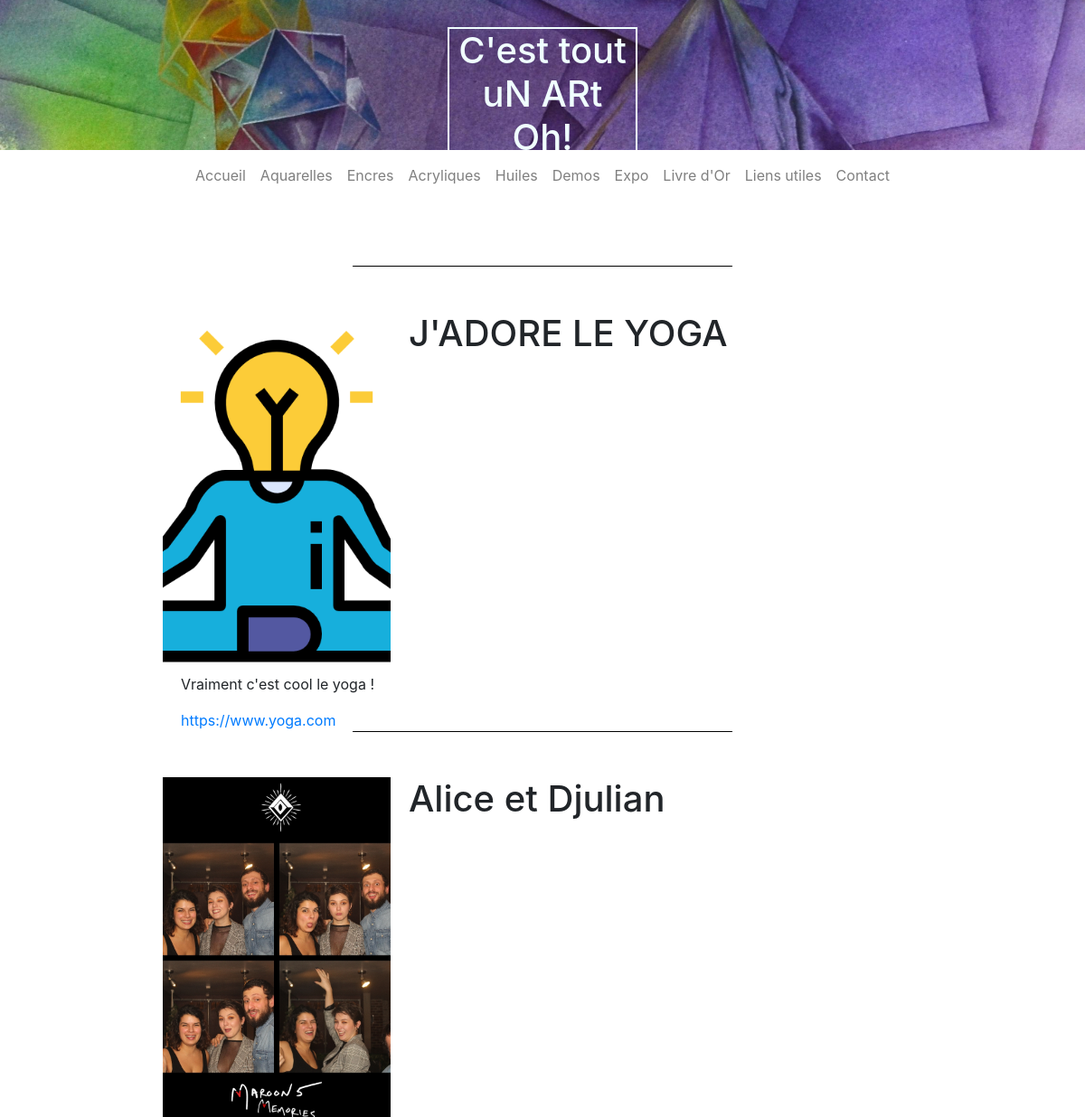
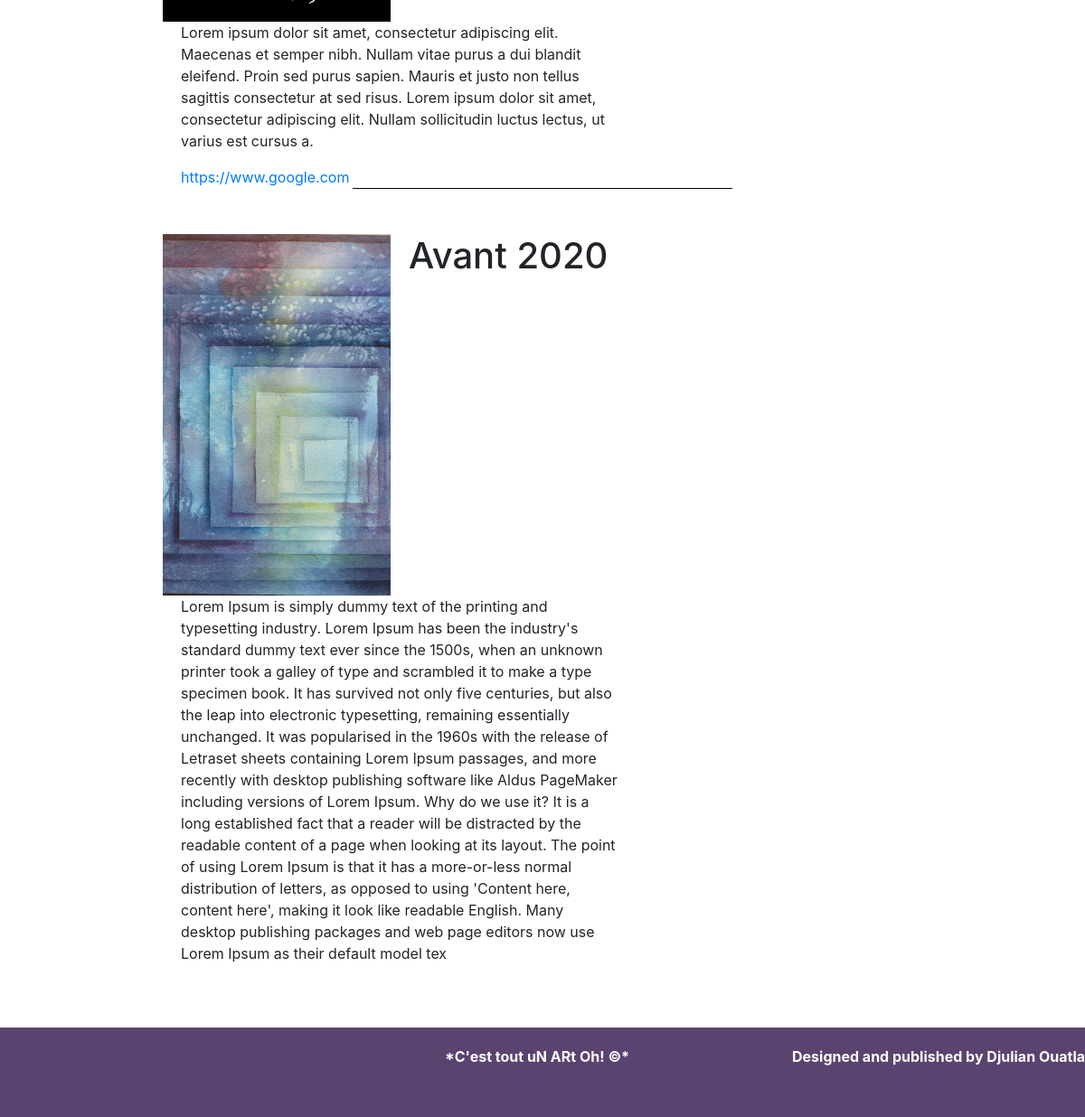
Page /expo/ on the committed database (2 pictures, top to bottom).
### expo/models.py (models this page shows, shortened)
class ExpoModel (models.Model):
    name = models.CharField(max_length=255)
    photo = models.ImageField(upload_to='expo')
    title = models.CharField(max_length=255)
    desc = models.CharField(max_length=1000)
    date = models.DateField(editable=True, db_index=True)
    link = models.CharField(max_length=200, blank=True)

### expo/views.py (the view)
# urls.py: path('expo/', renderExpo)
def renderExpo(request):
    expos = ExpoModel.objects.all()
    return(render(request, 'expo.html', {'expos':expos}))

### templates/expo.html
{% extends 'index.html' %}
{% load static %}
{% block content %}
<link rel="stylesheet" href="{% static 'style/expo.css' %}">
<div class="expo-container-main">
    <div class="linebreak"><br></div>
    {% for expo in expos %}
        <div class="expo-main">
            <img src="/static/srcs/{{expo.photo.name}}" alt="">
            <h1>{{expo.title}}</h1><br>
            <p>{{expo.desc}}</p>
            <a href="{{expo.link}}" id="expo-link">{{expo.link}}</a>
        </div>
        {% if not forloop.last%}
            <div class="linebreak"><br></div>
        {% endif %}
    {% endfor %}
</div>
{% endblock %}

### templates/index.html (shortened to what this page needs)
{% load static %}
<!doctype html>
<html lang="fr">
<head>
	<link rel="stylesheet" href="https://stackpath.bootstrapcdn.com/bootstrap/4.4.1/css/bootstrap.min.css">
	<link rel="stylesheet" href="{% static 'style/style.css' %}">
</head>
<body>
	<div class="backgroud-top">
		<img id="backgroud-gemme" src="{% static 'srcs/background.JPG' %}" class="" alt="gemme paint">
		<h1 id="background-header"><a href="/">C'est tout uN ARt Oh!</a></h1>
    </div>
	<nav class="navbar navbar-expand-lg navbar-light", id="navbar">
		<div class="collapse navbar-collapse justify-content-center" id="navbarNav">
		  <ul class="navbar-nav">
			<li class="nav-item">
			  <a class="nav-link" href="/">Accueil</a>
			</li>
			<li class="nav-item">
			  <a class="nav-link" href="/aquarelles">Aquarelles</a>
			</li>
			<li class="nav-item">
				<a class="nav-link" href="/encres">Encres</a>
			  </li>
			<li class="nav-item">
			  <a class="nav-link" href="/acryliques">Acryliques</a>
			</li>
			<li class="nav-item">
				<a class="nav-link" href="/huiles">Huiles</a>
			  </li>
			<li class="nav-item">
				<a class="nav-link" href="/demos">Demos</a>
			  </li>
			<li class="nav-item">
			  <a class="nav-link" href="/expo/">Expo</a>
			</li>
			<li class="nav-item">
			  <a class="nav-link" href="/guestbook/">Livre d'Or</a>
			</li>
			<li class="nav-item">
			  <a class="nav-link" href="#">Liens utiles</a>
			</li>
			<li class="nav-item">
			  <a class="nav-link" href="#">Contact</a>
			</li>
		  </ul>
		</div>
	</nav>
	{% block content %}
	{% endblock %}
	<br>
	<div style="clear: both;width:100%;height:3px;"></div>
	<footer class="footer">
		<p id="copyright">*C'est tout uN ARt Oh! &copy*</p>
		<p id="copyright-djulian">Designed and published by Djulian Ouatla</p>
	</footer>
</body>
</html>

### templates/style/style.css (style rules this page uses)
* { margin:0; padding:0; box-sizing:border-box; }
body { margin-left: 0px; margin-right: 0px; }
.backgroud-top { height: 11%; width: 100%; position: relative; text-align: center; }
#backgroud-gemme { object-fit: cover; object-position: 0% 60%; height: 10.4rem; width: 100%; }
#background-header { position: absolute; top: 30px; left: 50%; transform: translate(-50%,0); border-style: solid; border-width: 2px; word-break: normal; width: 210px; color: azure; }
#background-header a { text-decoration: none; color: azure; }
.navbar { background-color: white; }
.footer { margin-top: 50px; display: block; width: 100%; height: 100px; background-color: #5A436F; border-top: solid 1px white; }
.footer p { padding-top: 20px; }
#copyright { color: white; font-weight: 700; float: left; text-align:right; width:58%; }
#copyright-djulian { color: white; font-weight: 700; float: left; text-align:right; width:42%; }

### templates/style/expo.css (style rules this page uses)
.expo-container-main { width: 70%; height: 800px; margin-left: 15%; margin-top: 3em; }
@media only screen and (min-width: 764px) { .expo-main { width: 100%; height: 50%; margin-top: 20px; } }
@media only screen and (min-width: 764px) { .expo-main img { position: relative; float: left; object-fit: cover; object-position: 50% -20%; width: 30%; height: 100%; } }
@media only screen and (min-width: 764px) { .expo-main h1 { position: relative; float: left; padding-left: 20px; width: 60%; } }
@media only screen and (min-width: 764px) { .expo-main p { width: 60%; position: relative; float: left; padding-left: 20px; } }
@media only screen and (min-width: 764px) { .linebreak { border-bottom: 1px solid black; width: 50%; margin-left: 25%; margin-top: 20px; margin-bottom: 50px; } }
@media only screen and (min-width: 764px) { .expo-main a { width: 75%; position: relative; float: left; padding-left: 20px; } }

### rows in the picture
ExpoModel: photo.name (picture), title "J'ADORE LE YOGA", desc "Vraiment c'est cool le yoga !", link "https://www.yoga.com"
ExpoModel: photo.name (picture), title "Alice et Djulian", desc "Lorem ipsum dolor sit amet, consectetur adipiscing elit. Maecenas et semper nibh. Nullam vitae purus a dui blandit eleifend. Proin sed purus sapien. Mauris et justo non tellus sagittis consectetur at sed risus. Lorem ipsum dolor sit amet, consectetur adipiscing elit. Nullam sollicitudin luctus lectus, ut varius est cursus a.", link "https://www.google.com"
ExpoModel: photo.name (picture), title "Avant 2020", desc "Lorem Ipsum is simply dummy text of the printing and typesetting industry. Lorem Ipsum has been the industry's standard dummy text ever since the 1500s, when an unknown printer took a galley of type and scrambled it to make a type specimen book. It has survived not only five centuries, but also the leap into electronic typesetting, remaining essentially unchanged. It was popularised in the 1960s with the release of Letraset sheets containing Lorem Ipsum passages, and more recently with desktop publishing software like Aldus PageMaker including versions of Lorem Ipsum. Why do we use it? It is a long established fact that a reader will be distracted by the readable content of a page when…"
